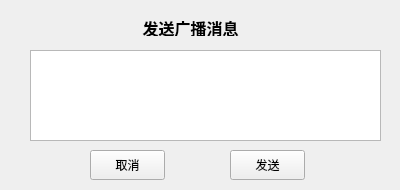
<?xml version="1.0" encoding="UTF-8"?>
<ui version="4.0">
 <class>SendBroadcastForm</class>
 <widget class="QWidget" name="SendBroadcastForm">
  <property name="geometry">
   <rect>
    <x>0</x>
    <y>0</y>
    <width>400</width>
    <height>190</height>
   </rect>
  </property>
  <property name="windowTitle">
   <string>Form</string>
  </property>
  <widget class="QLabel" name="label">
   <property name="geometry">
    <rect>
     <x>140</x>
     <y>20</y>
     <width>101</width>
     <height>16</height>
    </rect>
   </property>
   <property name="font">
    <font>
     <pointsize>12</pointsize>
     <weight>75</weight>
     <bold>true</bold>
    </font>
   </property>
   <property name="text">
    <string>发送广播消息</string>
   </property>
   <property name="alignment">
    <set>Qt::AlignCenter</set>
   </property>
  </widget>
  <widget class="QTextEdit" name="textEdit">
   <property name="geometry">
    <rect>
     <x>30</x>
     <y>50</y>
     <width>351</width>
     <height>91</height>
    </rect>
   </property>
  </widget>
  <widget class="QPushButton" name="cancelBtn">
   <property name="geometry">
    <rect>
     <x>90</x>
     <y>150</y>
     <width>75</width>
     <height>30</height>
    </rect>
   </property>
   <property name="text">
    <string>取消</string>
   </property>
  </widget>
  <widget class="QPushButton" name="sendBtn">
   <property name="geometry">
    <rect>
     <x>230</x>
     <y>150</y>
     <width>75</width>
     <height>30</height>
    </rect>
   </property>
   <property name="text">
    <string>发送</string>
   </property>
  </widget>
 </widget>
 <resources/>
 <connections/>
</ui>
